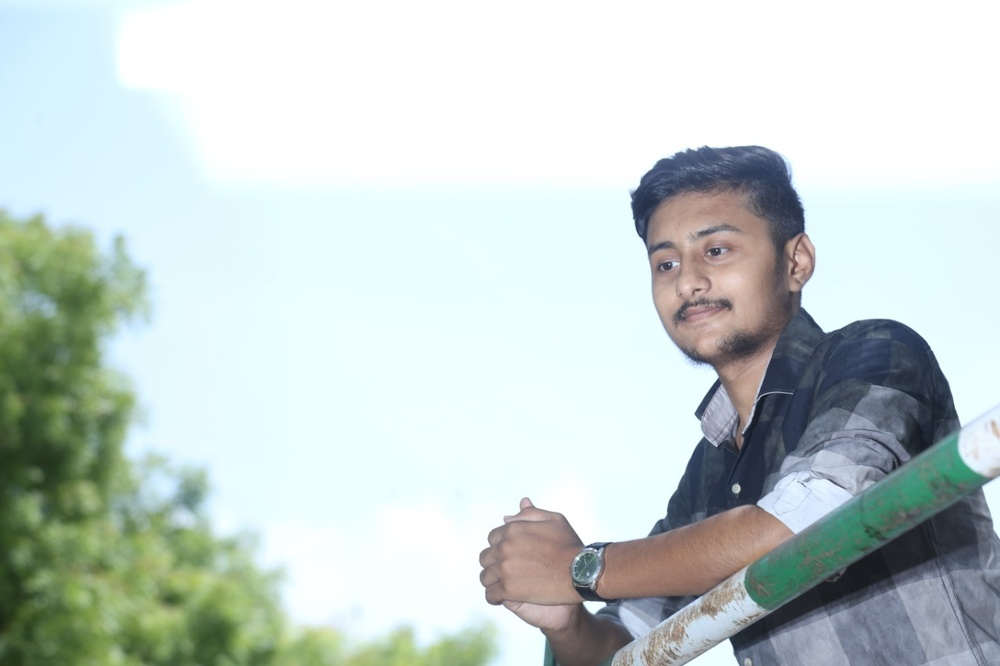
%> input picture B Tech/IP/129_ImageProcessing/1.jpeg, 1000 x 666 px, shrunk from 1280 x 853 before the run
$ octave 129_10-11_03.m   (GNU Octave 9; MATLAB toolbox functions it lacks are replaced by stand-ins)
%> lines starting %> are read from the running program, lines starting %| are printed output that depends on the picture; in (x1, y1, x2, y2) boxes, pixels count from 0 and x2, y2 are one past the last pixel; in counts of white or black regions, pixels touching at a corner belong together; the program's own positions count from 1
pkg load image;
r=im2bw(imread("./1.jpeg"));
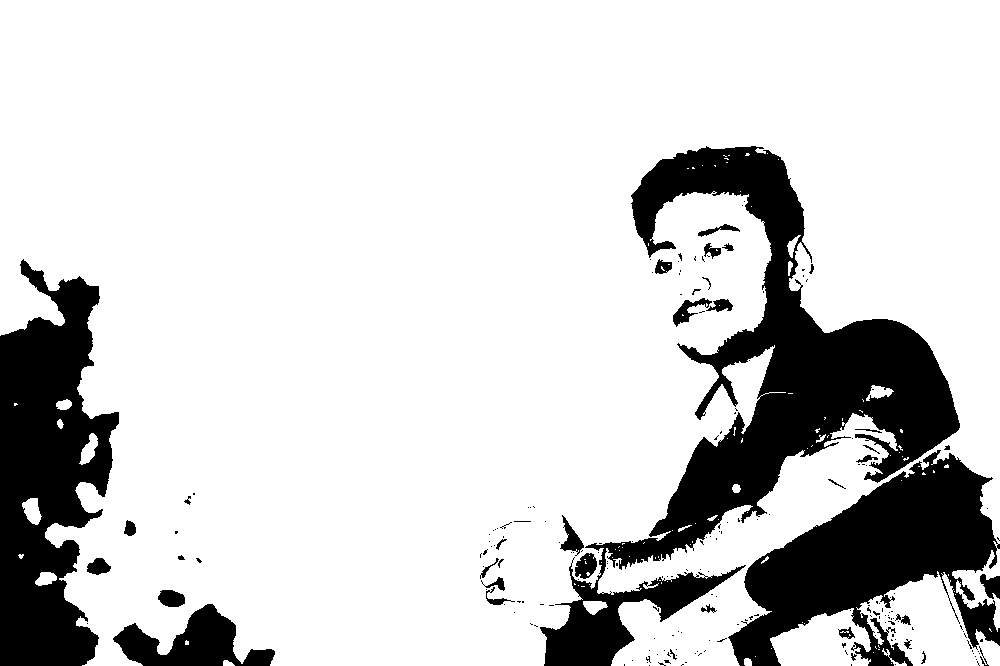
%> r: size 666x1000 logical; 81.8% white; 201 black regions (163 under 20 px), largest, box (x1, y1, x2, y2) and area: (540, 146, 960, 666) 53279, (0, 259, 119, 666) 30631, (728, 450, 1000, 666) 28051
subplot(2,3,1);
imshow(r);
title("Original Image");

#Erosion
struct_ele = ones(7);
s1 = imerode(r,struct_ele);
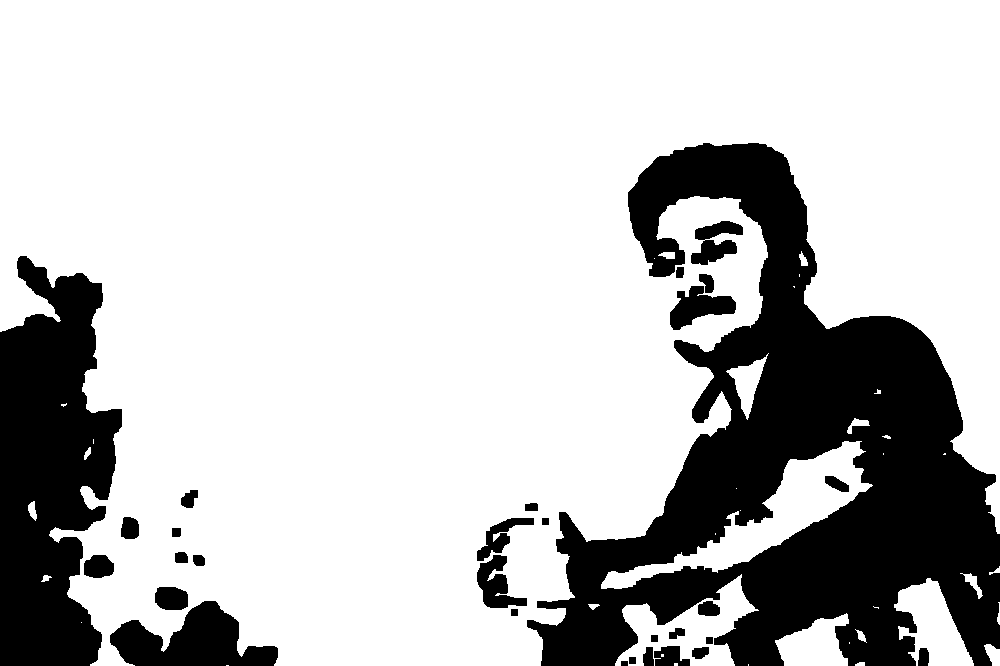
%> s1: size 666x1000 logical; 76.3% white; 30 black regions, largest, box (x1, y1, x2, y2) and area: (527, 143, 1000, 666) 107401, (0, 256, 122, 666) 35060, (110, 601, 278, 666) 6172
subplot(2,3,2);
imshow(s1);
title("Erosion");

#Dilation
s2 = imdilate(r,struct_ele);
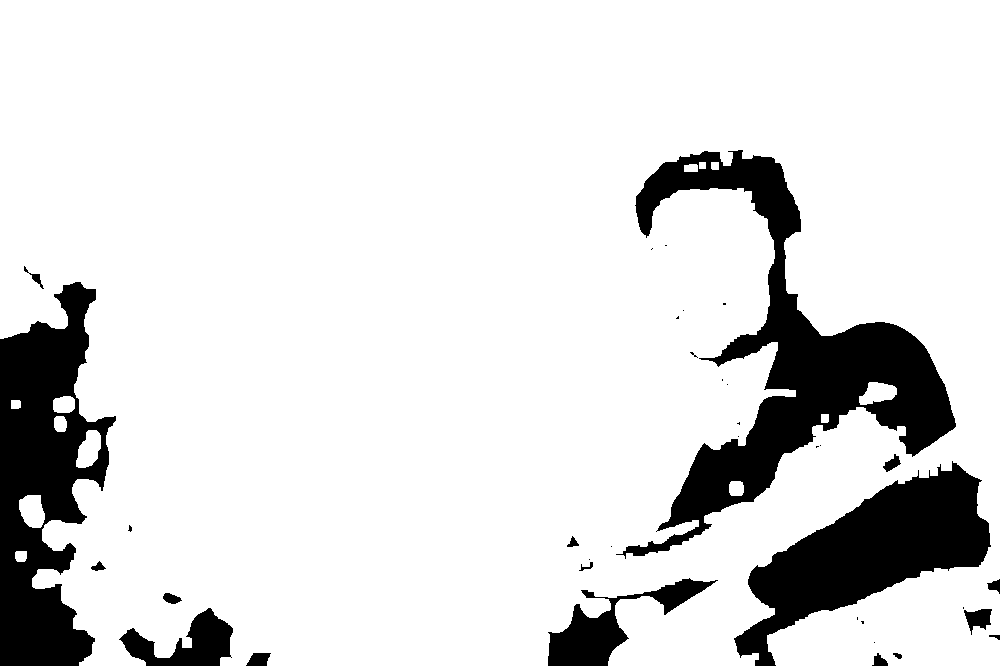
%> s2: size 666x1000 logical; 86.5% white; 36 black regions (19 under 20 px), largest, box (x1, y1, x2, y2) and area: (616, 150, 956, 559) 33596, (0, 282, 116, 666) 25669, (734, 461, 991, 666) 21245
subplot(2,3,3);
imshow(s2); title("Dilation");

#Opening
s3 = imdilate(imerode(r,struct_ele),struct_ele);
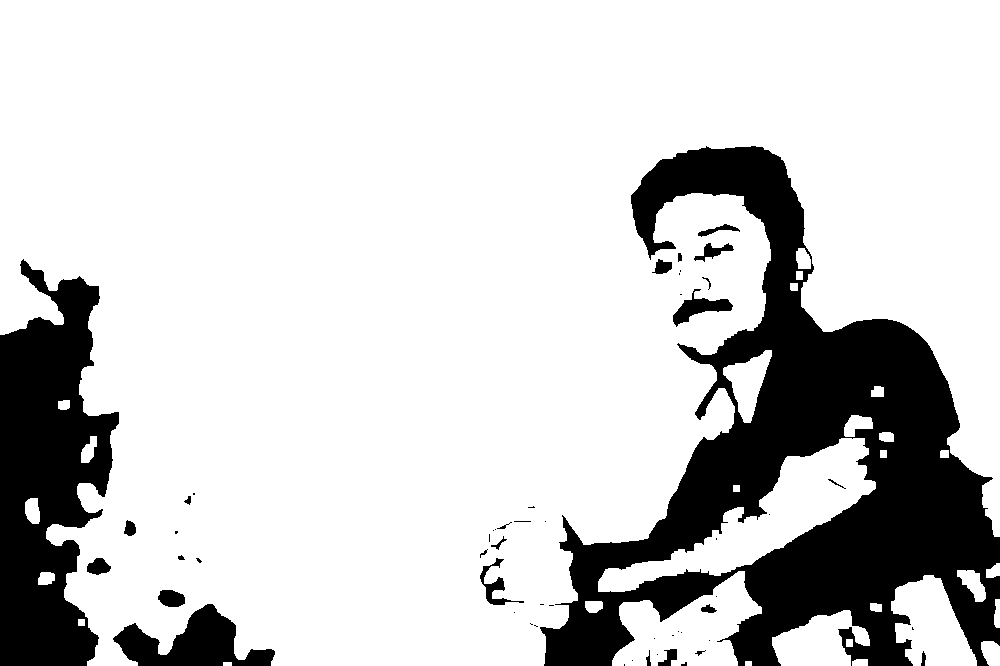
%> s3: size 666x1000 logical; 80.5% white; 54 black regions (30 under 20 px), largest, box (x1, y1, x2, y2) and area: (540, 146, 1000, 666) 90118, (0, 259, 119, 666) 31049, (113, 604, 275, 666) 4888
subplot(2,3,4);
imshow(s3); title("Opening");

#Closing
s4 = imerode(imdilate(r,struct_ele),struct_ele);
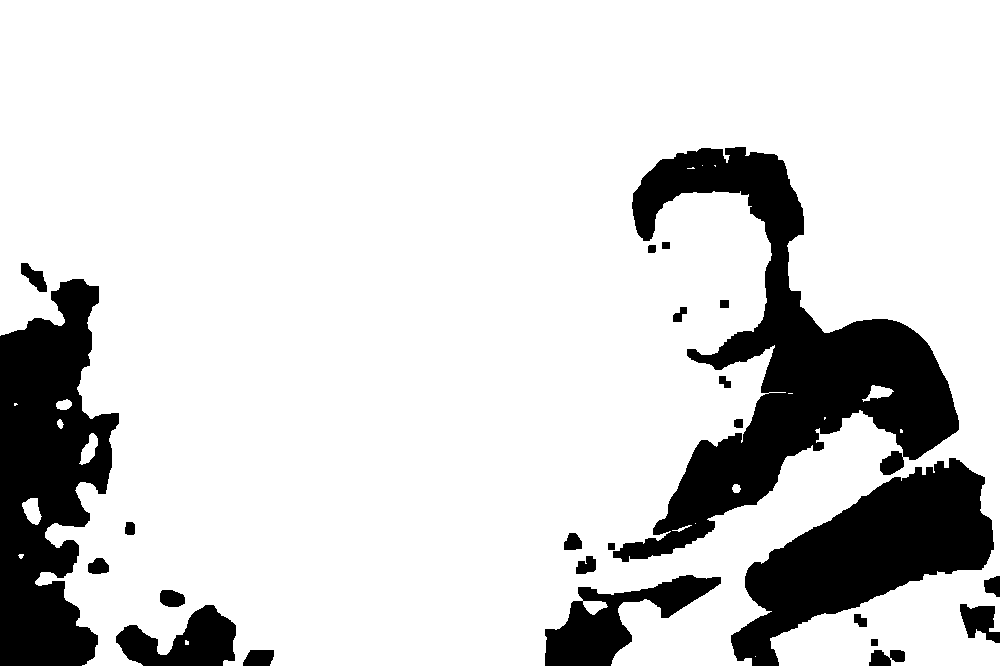
%> s4: size 666x1000 logical; 83.1% white; 24 black regions, largest, box (x1, y1, x2, y2) and area: (613, 147, 959, 562) 42837, (0, 279, 119, 666) 29908, (731, 458, 994, 666) 24473
subplot(2,3,5);
imshow(s4); title("Closing");

#Boundary extraction
s5 = r-s1;
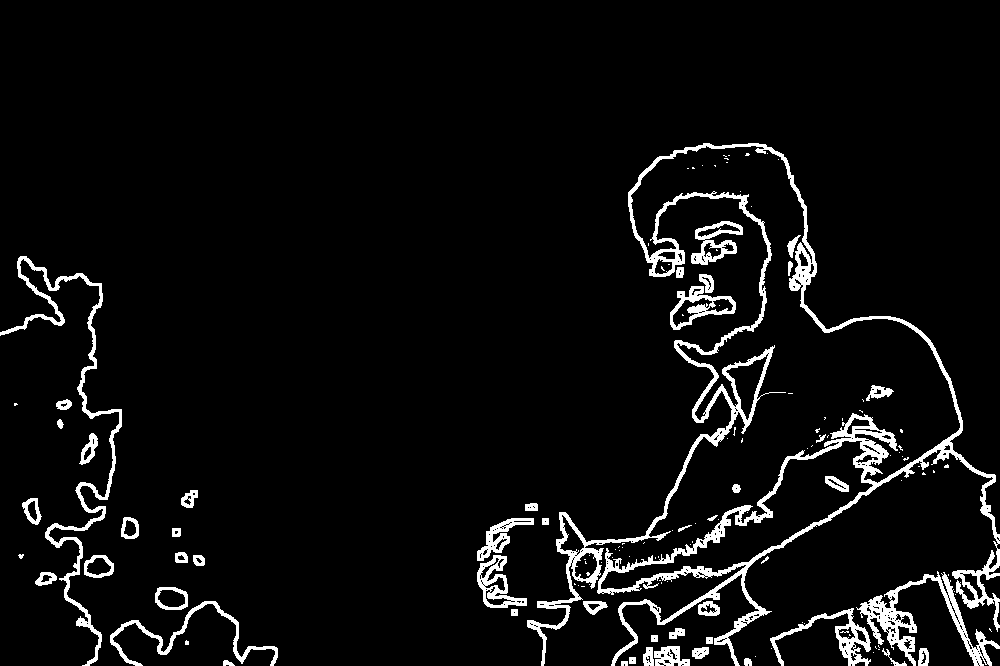
%> s5: size 666x1000 double; values 0 (black) and 1 (white), 5.5% white; 137 white regions (87 under 20 px), largest, box (x1, y1, x2, y2) and area: (527, 143, 1000, 666) 18675, (0, 256, 122, 666) 3559, (856, 571, 1000, 666) 2845
subplot(2,3,6);
imshow(s5); title("Boundry extraction");
